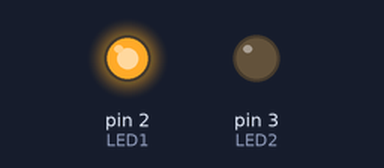
Bench run of a sketch on a simulated Arduino Uno, built with avr-gcc and run on an emulated ATmega328P. On the bench: output pins drawn as LEDs (lit = HIGH).

Above: at 0.6 s.
At 3.25 s:
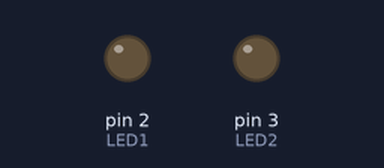
At 5.4 s:
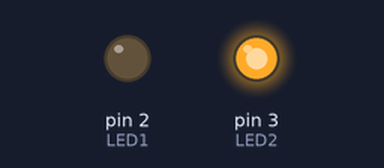
Timing chart, 0 to 7.4 s (numbered marks = the images above):
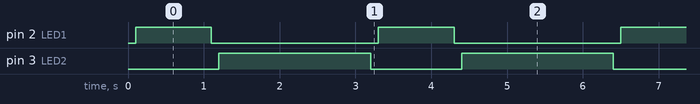

Measured:
- by itself, pin 2 (LED1): alternates HIGH for 1.0 s and LOW for 2.2 s
- by itself, pin 3 (LED2): alternates HIGH for 2.0 s and LOW for 1.2 s
- by itself, everything shown: repeats every 3.2 s, in 4 steps

The sketch:

github_workshop.ino
```cpp
#define LED1 2
#define LED2 3

void setup() {
  // put your setup code here, to run once:
  pinMode(LED1,OUTPUT);//set pin 2 as an output
  digitalWrite(LED1,LOW);//set pin 2 to the "low" or "off" state
  pinMode(LED2,OUTPUT);//set pin 3 as an output
  digitalWrite(LED2,LOW);//set pin 2 to the "low" or "off" state
}

void loop() {
  // put your main code here, to run repeatedly:
  delay(100);//delay measured in miliseconds
  digitalWrite(LED1,HIGH);//set pin 2 to the "high" or "on" state
  delay(1000);//delay measured in miliseconds
  digitalWrite(LED1,LOW);//set pin 2 to the "low" or "off" state
  delay(100);//delay measured in miliseconds
  digitalWrite(LED2,HIGH);//set pin 3 to the "high" or "on" state
  delay(2000);//delay measured in miliseconds
  digitalWrite(LED2,LOW);//set pin 3 to the "low" or "off" state
}
```
